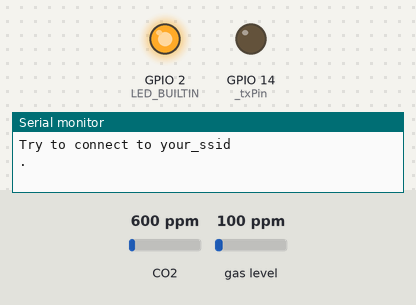
A sketch run on a simulated ESP8266 (Wemos D1 mini). Parts: output pins drawn as LEDs (lit = HIGH, except the on-board LED, lit = LOW), the last lines printed to the serial monitor. Inputs (shaded band) come from the test bench; at power-on: CO2 600 ppm, gas level 100 ppm. WiFi joins after 1.5 s; servers stay silent unless stated; network time is answered at once with the bench clock; the local clock reads 2024-03-15 10:24:30 at power-on unless the sketch sets it.

Above: at 0.1 s.
At 1.6 s:
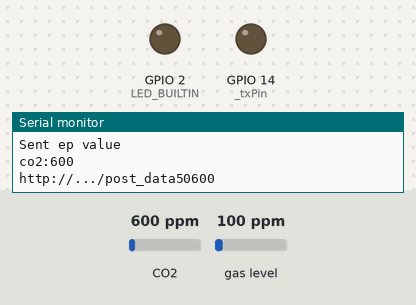
Timing chart, 0 to 3.1 s (numbered marks = the images above):
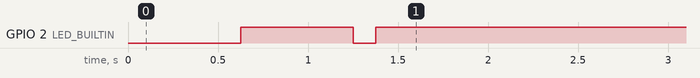

The sketch:

core.ino
```cpp
// #include <SoftwareSerial.h>
#include "communication.h"
#include <ESP8266WiFi.h>
#include <NTPClient.h>
#include <WiFiUdp.h>
#include <Wire.h>
#include "SparkFunCCS811.h"
#include "secrets.h" // rename & update secrets.template.h
#include "debug.h"
#include "utils.h"

#include <ESP8266HTTPClient.h>
#include <WiFiClient.h>

#define CCS811_ADDR 0x5A

struct RequestData {
  char key[5];
  int  state; // 0 = must be computed ; 1 = computed
  char uri[128];
  int lastComputationTime;
};

#define  DATALIST_SIZE 12
RequestData _dataList[DATALIST_SIZE] = {
  {"ep", 0, "", 0}
  , {"co2", 0, "", 0}
  , {"tvoc", 0, "", 0}
  , {"actp", 0, DATA_01_URL, 0}
  , {"mitp", 0, DATA_02_URL, 0}
  , {"matp", 0, DATA_03_URL, 0}
  , {"as", 0, DATA_04_URL, 0}
  , {"hp", 0, DATA_05_URL, 0}
  , {"lp", 0, DATA_06_URL, 0}
  , {"gp", 0, DATA_07_URL, 0}
  , {"hu", 0, DATA_08_URL, 0}
  , {"in", 0, DATA_09_URL, 0}
};

WiFiUDP ntpUDP;
NTPClient timeClient(ntpUDP, "pool.ntp.org");

long            _delayTime                    = 1 * 1000; // 1 sec
long            _delayMem                     = 60 * 1000; // 60 sec
unsigned long   _previousTimeMillis           = 0;
unsigned long   _previousMemMillis            = 0;
int             _wifiProblemDeepSleepDuration = 150; // 2min30

const           byte _txPin = 14; //5;
const           byte _rxPin = 12; //4;
Communication   _serial(_rxPin, _txPin);
CCS811          _ccsSensor(CCS811_ADDR);

void wifiSetup()
{
  DPRINTLN();
  DPRINT(F("Try to connect to "));
  DPRINTLN(SSID);

  int wifiRetry = 0;
  WiFi.mode(WIFI_STA);
  WiFi.begin(SSID, WIFI_PASSWORD);

  while(WiFi.status() != WL_CONNECTED) {
    DPRINT(F("."));
    delay(500);
    blink(1);

    if(wifiRetry++ >= MAX_WIFI_CONNECTION_RETRY_COUNT) {
      DPRINTLN();
      DPRINT(F("Wifi connexion failure after "));
      DPRINT(wifiRetry);
      DPRINTLN(F(" attempt(s)."));
      deepSleep(_wifiProblemDeepSleepDuration);
    }
  }

  WiFi.setAutoReconnect(true);
  WiFi.persistent(true);

  DPRINTLN();
  DPRINTLN("Wifi connexion success ! ");
  DPRINT("=> IP address : ");
  DPRINTLN(WiFi.localIP());
}

void timeClientSetup()
{
  timeClient.begin();
  timeClient.setTimeOffset(3600);
}

void setup()
{
#ifdef DEBUG
  Serial.begin(115200);
#endif
  pinMode(LED_BUILTIN, OUTPUT);

  Wire.begin();
  if(_ccsSensor.begin() == false) {
    Serial.print("CCS811 error. Please check wiring. Freezing...");
    while(1)
      ;
  }

  wifiSetup();
  timeClientSetup();
  _serial.setup();
}

String getWebData(const String & url)
{
  String data = "";
  WiFiClient client;
  HTTPClient http;
  if(http.begin(client, url)) {
    int httpCode = http.GET();
    if(httpCode > 0) {
      if(httpCode == HTTP_CODE_OK || httpCode == HTTP_CODE_MOVED_PERMANENTLY) {
        data = http.getString();
        // DPRINTLN(data);
      }
    }
#ifdef DEBUG
    else {
      Serial.printf("[HTTP] GET... failed, error: %s\n", http.errorToString(httpCode).c_str());
    }
#endif

    http.end();
  }

  return data;
}

void loop()
{
  if(_serial.listen()) {
    Serial.print(F("Received: ["));
    Serial.print(_serial.getMessage());
    Serial.println(F("]"));
    for(int i = 0; i < DATALIST_SIZE; i++) {
      if(strcmp(_serial.getMessage(), _dataList[i].key) == 0) {
        _dataList[i].state = 0;
        Serial.print("Aknowledge : ");
        Serial.print(_dataList[i].key);
        Serial.println(" / state = 0");
        break;
      }
    }
  }

  for(int i = 0; i < DATALIST_SIZE; i++) {
    if(_dataList[i].state == 0) {
      if(strcmp(_dataList[i].key, "ep") == 0) {
        time_t epochTime = timeClient.getEpochTime();
        Serial.println(epochTime);
        Serial.println(("ep:" + String(epochTime)).c_str());
        _serial.sendMessage(("ep:" + String(epochTime)).c_str());
        _dataList[i].state = 1;
        Serial.println("Sent ep value");
        break;
      }
      else if(strcmp(_dataList[i].key, "co2") == 0) {
        if(_ccsSensor.dataAvailable()) {
          _ccsSensor.readAlgorithmResults();
          int co2 = _ccsSensor.getCO2();
          Serial.println(("co2:" + String(co2)).c_str());
          _serial.sendMessage(("co2:" + String(co2)).c_str());

          char postDataBuffer[129];
          snprintf(postDataBuffer, sizeof(postDataBuffer), "%s%d", DATA_50_URL, co2);
          Serial.println(postDataBuffer);
          getWebData(postDataBuffer);
        }
        _dataList[i].state = 1;
        Serial.println("Sent co2 value");
        break;
      }
      else if(strcmp(_dataList[i].key, "tvoc") == 0) {
        if(_ccsSensor.dataAvailable()) {
          _ccsSensor.readAlgorithmResults();
          int tvoc = _ccsSensor.getTVOC();
          Serial.println(("tvoc:" + String(tvoc)).c_str());
          _serial.sendMessage(("tvoc:" + String(tvoc)).c_str());

          char postDataBuffer[129];
          snprintf(postDataBuffer, sizeof(postDataBuffer), "%s%d", DATA_51_URL, tvoc);
          Serial.println(postDataBuffer);
          getWebData(postDataBuffer);
        }
        _dataList[i].state = 1;
        Serial.println("Sent tvoc value");
        break;
      }
      else {
        char result[32];
        snprintf(result, sizeof(result), "%s:%s", _dataList[i].key, getWebData(_dataList[i].uri).c_str());

        _serial.sendMessage(result);
        _dataList[i].state = 1;
        Serial.print("Sent ");
        Serial.print(_dataList[i].key);
        Serial.print(" = ");
        Serial.println(result);
        break;
      }
    }
  }

  unsigned long currentMillis = millis();
  if(currentMillis - _previousTimeMillis >= _delayTime) {
    timeClient.update();
    _previousTimeMillis = currentMillis;
  }

  currentMillis = millis();
  if(currentMillis - _previousMemMillis >= _delayMem) {
    char humidityBuffer[6];
    snprintf(humidityBuffer, sizeof(humidityBuffer), "%s", getWebData(DATA_08_URL).c_str());
    float humidity = strtof(humidityBuffer, NULL);
    Serial.print("Humidity=");
    Serial.println(humidity);

    char temperatureBuffer[6];
    snprintf(temperatureBuffer, sizeof(temperatureBuffer), "%s", getWebData(DATA_01_URL).c_str());
    float temperature = strtof(temperatureBuffer, NULL);
    Serial.print("Temperature=");
    Serial.println(temperature);

    _ccsSensor.setEnvironmentalData(humidity, temperature);

    Serial.print(F("Free heap : "));
    Serial.println(ESP.getFreeHeap());
    _previousMemMillis = currentMillis;
  }
}
```

debug.h
```cpp
#define DEBUG   //If you comment this line, the DPRINT & DPRINTLN lines are defined as blank.
#ifdef DEBUG    //Macros are usually in all capital letters.
  #define DPRINT(...)    Serial.print(__VA_ARGS__)     //DPRINT is a macro, debug print
  #define DPRINTLN(...)  Serial.println(__VA_ARGS__)   //DPRINTLN is a macro, debug print with new line
#else
  #define DPRINT(...)     //now defines a blank line
  #define DPRINTLN(...)   //now defines a blank line
#endif
```

secrets.template.h
```cpp
/*
* Remove `.template` on this file and set values
*/

#ifndef SECRETS_H
#define SECRETS_H

#define SSID "your_ssid"
#define WIFI_PASSWORD "your_wifi_password"
#define MAX_WIFI_CONNECTION_RETRY_COUNT 10

#define DATA_01_URL "http://.../data01"
#define DATA_02_URL "http://.../data02"
#define DATA_03_URL "http://.../data03"
#define DATA_04_URL "http://.../data04"
#define DATA_05_URL "http://.../data05"
#define DATA_06_URL "http://.../data06"
#define DATA_07_URL "http://.../data07"
#define DATA_08_URL "http://.../data08"
#define DATA_09_URL "http://.../data09"

#define DATA_50_URL "http://.../post_data50"
#define DATA_51_URL "http://.../post_data51"

#endif
```

utils.h
```cpp
#include "debug.h"

#define MAX_NEGATIVE_DEEPSLEEP_MESSAGE 3

void blink(int count)
{
  for(int i = 0; i < count; i++) {
    digitalWrite(LED_BUILTIN, LOW);
    delay(125);
    digitalWrite(LED_BUILTIN, HIGH);
    delay(125);
  }
}

int _negativeDeepSleepMessageCount = 0;

/*
 * ESP8266 : Remember to connect physically RESET pin (with D0 for Wemos)
 */
void deepSleep(int second)
{
  if(second > 0) {
    delay(2000); // Minimum to give a chance to the previous action to finish (eg. data transfert over wifi)
    DPRINT(F("Going to sleep for "));
    DPRINT(second);
    DPRINTLN(F(" sec."));
    ESP.deepSleep(second * 1000000);
  }
  else {
    if(_negativeDeepSleepMessageCount++ < MAX_NEGATIVE_DEEPSLEEP_MESSAGE) {
      DPRINTLN(F("second parameter is negative, cannot going to deepsleep."));
    }
  }
}
```
